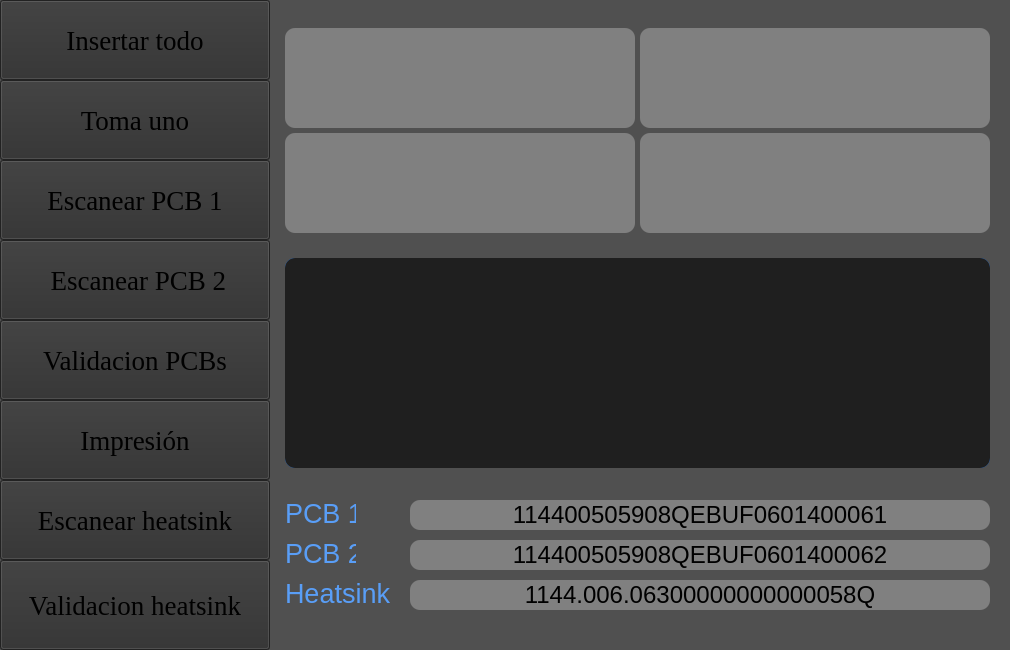
<?xml version="1.0" encoding="UTF-8"?>
<ui version="4.0">
 <class>MainWindow</class>
 <widget class="QMainWindow" name="MainWindow">
  <property name="windowModality">
   <enum>Qt::WindowModality::NonModal</enum>
  </property>
  <property name="enabled">
   <bool>true</bool>
  </property>
  <property name="geometry">
   <rect>
    <x>0</x>
    <y>0</y>
    <width>1010</width>
    <height>650</height>
   </rect>
  </property>
  <property name="font">
   <font>
    <bold>false</bold>
   </font>
  </property>
  <property name="contextMenuPolicy">
   <enum>Qt::ContextMenuPolicy::DefaultContextMenu</enum>
  </property>
  <property name="acceptDrops">
   <bool>false</bool>
  </property>
  <property name="windowTitle">
   <string>Validacion ZKW</string>
  </property>
  <property name="windowIcon">
   <iconset>
    <normaloff>icons/icon.png</normaloff>icons/icon.png</iconset>
  </property>
  <property name="styleSheet">
   <string notr="true">background-color: rgb(80, 80, 80);</string>
  </property>
  <property name="inputMethodHints">
   <set>Qt::InputMethodHint::ImhNone</set>
  </property>
  <property name="unifiedTitleAndToolBarOnMac">
   <bool>false</bool>
  </property>
  <widget class="QWidget" name="centralwidget">
   <widget class="QLabel" name="label_LH1">
    <property name="geometry">
     <rect>
      <x>285</x>
      <y>28</y>
      <width>350</width>
      <height>100</height>
     </rect>
    </property>
    <property name="font">
     <font>
      <pointsize>20</pointsize>
     </font>
    </property>
    <property name="styleSheet">
     <string notr="true">background:gray;color:black;border-color:black;border-radius: 10px;</string>
    </property>
    <property name="frameShape">
     <enum>QFrame::Shape::Box</enum>
    </property>
    <property name="text">
     <string/>
    </property>
    <property name="alignment">
     <set>Qt::AlignmentFlag::AlignCenter</set>
    </property>
   </widget>
   <widget class="QLabel" name="lable_RH1">
    <property name="geometry">
     <rect>
      <x>640</x>
      <y>28</y>
      <width>350</width>
      <height>100</height>
     </rect>
    </property>
    <property name="font">
     <font>
      <pointsize>20</pointsize>
     </font>
    </property>
    <property name="styleSheet">
     <string notr="true">background:gray;color:black;border-color:black;border-radius: 10px;</string>
    </property>
    <property name="frameShape">
     <enum>QFrame::Shape::Box</enum>
    </property>
    <property name="text">
     <string/>
    </property>
    <property name="textFormat">
     <enum>Qt::TextFormat::AutoText</enum>
    </property>
    <property name="alignment">
     <set>Qt::AlignmentFlag::AlignCenter</set>
    </property>
   </widget>
   <widget class="QLabel" name="label_LH2">
    <property name="geometry">
     <rect>
      <x>285</x>
      <y>133</y>
      <width>350</width>
      <height>100</height>
     </rect>
    </property>
    <property name="font">
     <font>
      <pointsize>20</pointsize>
     </font>
    </property>
    <property name="styleSheet">
     <string notr="true">background:gray;color:black;border-color:black;border-radius: 10px;</string>
    </property>
    <property name="frameShape">
     <enum>QFrame::Shape::Box</enum>
    </property>
    <property name="text">
     <string/>
    </property>
    <property name="alignment">
     <set>Qt::AlignmentFlag::AlignCenter</set>
    </property>
   </widget>
   <widget class="QLabel" name="label_RH2">
    <property name="geometry">
     <rect>
      <x>640</x>
      <y>133</y>
      <width>350</width>
      <height>100</height>
     </rect>
    </property>
    <property name="font">
     <font>
      <pointsize>20</pointsize>
     </font>
    </property>
    <property name="styleSheet">
     <string notr="true">background:gray;color:black;border-color:black;border-radius: 10px;</string>
    </property>
    <property name="frameShape">
     <enum>QFrame::Shape::Box</enum>
    </property>
    <property name="text">
     <string/>
    </property>
    <property name="alignment">
     <set>Qt::AlignmentFlag::AlignCenter</set>
    </property>
   </widget>
   <widget class="QLabel" name="msg_tip">
    <property name="geometry">
     <rect>
      <x>285</x>
      <y>258</y>
      <width>705</width>
      <height>210</height>
     </rect>
    </property>
    <property name="font">
     <font>
      <pointsize>20</pointsize>
     </font>
    </property>
    <property name="styleSheet">
     <string notr="true">text-align: center;
border-radius: 10px;
background-color: rgb(45, 135, 255);
color:black;</string>
    </property>
    <property name="text">
     <string/>
    </property>
    <property name="alignment">
     <set>Qt::AlignmentFlag::AlignCenter</set>
    </property>
    <property name="wordWrap">
     <bool>true</bool>
    </property>
   </widget>
   <widget class="QLabel" name="msg_mistake">
    <property name="geometry">
     <rect>
      <x>285</x>
      <y>258</y>
      <width>705</width>
      <height>210</height>
     </rect>
    </property>
    <property name="font">
     <font>
      <pointsize>20</pointsize>
     </font>
    </property>
    <property name="styleSheet">
     <string notr="true">background-color: rgb(31, 31, 31);border-radius:10px;</string>
    </property>
    <property name="text">
     <string/>
    </property>
    <property name="alignment">
     <set>Qt::AlignmentFlag::AlignCenter</set>
    </property>
    <property name="wordWrap">
     <bool>true</bool>
    </property>
   </widget>
   <widget class="QLabel" name="label">
    <property name="geometry">
     <rect>
      <x>285</x>
      <y>498</y>
      <width>71</width>
      <height>31</height>
     </rect>
    </property>
    <property name="font">
     <font>
      <pointsize>20</pointsize>
     </font>
    </property>
    <property name="styleSheet">
     <string notr="true">color: rgb(89, 158, 247);</string>
    </property>
    <property name="text">
     <string>PCB 1</string>
    </property>
   </widget>
   <widget class="QLabel" name="label_2">
    <property name="geometry">
     <rect>
      <x>285</x>
      <y>538</y>
      <width>71</width>
      <height>31</height>
     </rect>
    </property>
    <property name="font">
     <font>
      <pointsize>20</pointsize>
     </font>
    </property>
    <property name="styleSheet">
     <string notr="true">color: rgb(89, 158, 247);</string>
    </property>
    <property name="text">
     <string>PCB 2</string>
    </property>
   </widget>
   <widget class="QLabel" name="label_3">
    <property name="geometry">
     <rect>
      <x>285</x>
      <y>578</y>
      <width>111</width>
      <height>31</height>
     </rect>
    </property>
    <property name="font">
     <font>
      <pointsize>20</pointsize>
     </font>
    </property>
    <property name="styleSheet">
     <string notr="true">color: rgb(89, 158, 247);</string>
    </property>
    <property name="text">
     <string>Heatsink</string>
    </property>
   </widget>
   <widget class="QLabel" name="label_PCB1">
    <property name="geometry">
     <rect>
      <x>410</x>
      <y>500</y>
      <width>580</width>
      <height>30</height>
     </rect>
    </property>
    <property name="font">
     <font>
      <pointsize>18</pointsize>
     </font>
    </property>
    <property name="styleSheet">
     <string notr="true">background:gray;color:black;border-color:black;border-radius: 10px;</string>
    </property>
    <property name="frameShape">
     <enum>QFrame::Shape::Box</enum>
    </property>
    <property name="text">
     <string>114400505908QEBUF0601400061</string>
    </property>
    <property name="alignment">
     <set>Qt::AlignmentFlag::AlignCenter</set>
    </property>
   </widget>
   <widget class="QLabel" name="label_PCB2">
    <property name="geometry">
     <rect>
      <x>410</x>
      <y>540</y>
      <width>580</width>
      <height>30</height>
     </rect>
    </property>
    <property name="font">
     <font>
      <pointsize>18</pointsize>
     </font>
    </property>
    <property name="styleSheet">
     <string notr="true">background:gray;color:black;border-color:black;border-radius: 10px;</string>
    </property>
    <property name="frameShape">
     <enum>QFrame::Shape::Box</enum>
    </property>
    <property name="text">
     <string>114400505908QEBUF0601400062</string>
    </property>
    <property name="alignment">
     <set>Qt::AlignmentFlag::AlignCenter</set>
    </property>
   </widget>
   <widget class="QLabel" name="label_heat">
    <property name="geometry">
     <rect>
      <x>410</x>
      <y>580</y>
      <width>580</width>
      <height>30</height>
     </rect>
    </property>
    <property name="font">
     <font>
      <pointsize>18</pointsize>
     </font>
    </property>
    <property name="styleSheet">
     <string notr="true">background:gray;color:black;border-color:black;border-radius: 10px;</string>
    </property>
    <property name="frameShape">
     <enum>QFrame::Shape::Box</enum>
    </property>
    <property name="text">
     <string>1144.006.06300000000000058Q</string>
    </property>
    <property name="alignment">
     <set>Qt::AlignmentFlag::AlignCenter</set>
    </property>
   </widget>
   <widget class="QToolButton" name="btn_insert">
    <property name="geometry">
     <rect>
      <x>0</x>
      <y>0</y>
      <width>270</width>
      <height>80</height>
     </rect>
    </property>
    <property name="font">
     <font>
      <family>Times New Roman</family>
      <pointsize>20</pointsize>
     </font>
    </property>
    <property name="styleSheet">
     <string notr="true">/* Default (Unchecked) State */
QToolButton {
	background-color: rgb(47, 47, 47);
	color: rgb(0, 0, 0);
}

/* Checked State */
QToolButton:checked {
	background-color: rgb(70, 200, 100);
	color: rgb(0, 0, 0);
}</string>
    </property>
    <property name="text">
     <string>Insertar todo</string>
    </property>
    <property name="iconSize">
     <size>
      <width>32</width>
      <height>32</height>
     </size>
    </property>
    <property name="checkable">
     <bool>true</bool>
    </property>
    <property name="popupMode">
     <enum>QToolButton::ToolButtonPopupMode::DelayedPopup</enum>
    </property>
    <property name="toolButtonStyle">
     <enum>Qt::ToolButtonStyle::ToolButtonTextBesideIcon</enum>
    </property>
   </widget>
   <widget class="QToolButton" name="btn_pick">
    <property name="enabled">
     <bool>true</bool>
    </property>
    <property name="geometry">
     <rect>
      <x>0</x>
      <y>80</y>
      <width>270</width>
      <height>80</height>
     </rect>
    </property>
    <property name="font">
     <font>
      <family>Times New Roman</family>
      <pointsize>20</pointsize>
     </font>
    </property>
    <property name="styleSheet">
     <string notr="true">/* Default (Unchecked) State */
QToolButton {
	background-color: rgb(47, 47, 47);
	color: rgb(0, 0, 0);
}

/* Checked State */
QToolButton:checked {
	background-color: rgb(70, 200, 100);
	color: rgb(0, 0, 0);
}</string>
    </property>
    <property name="text">
     <string>Toma uno</string>
    </property>
    <property name="iconSize">
     <size>
      <width>32</width>
      <height>32</height>
     </size>
    </property>
    <property name="checkable">
     <bool>true</bool>
    </property>
    <property name="toolButtonStyle">
     <enum>Qt::ToolButtonStyle::ToolButtonTextBesideIcon</enum>
    </property>
   </widget>
   <widget class="QToolButton" name="btn_scan_pcb_1">
    <property name="geometry">
     <rect>
      <x>0</x>
      <y>160</y>
      <width>270</width>
      <height>80</height>
     </rect>
    </property>
    <property name="font">
     <font>
      <family>Times New Roman</family>
      <pointsize>20</pointsize>
     </font>
    </property>
    <property name="styleSheet">
     <string notr="true">/* Default (Unchecked) State */
QToolButton {
	background-color: rgb(47, 47, 47);
	color: rgb(0, 0, 0);
}

/* Checked State */
QToolButton:checked {
	background-color: rgb(70, 200, 100);
	color: rgb(0, 0, 0);
}</string>
    </property>
    <property name="text">
     <string>Escanear PCB 1</string>
    </property>
    <property name="iconSize">
     <size>
      <width>32</width>
      <height>32</height>
     </size>
    </property>
    <property name="checkable">
     <bool>true</bool>
    </property>
    <property name="toolButtonStyle">
     <enum>Qt::ToolButtonStyle::ToolButtonTextBesideIcon</enum>
    </property>
   </widget>
   <widget class="QToolButton" name="btn_scan_pcb_2">
    <property name="geometry">
     <rect>
      <x>0</x>
      <y>240</y>
      <width>270</width>
      <height>80</height>
     </rect>
    </property>
    <property name="font">
     <font>
      <family>Times New Roman</family>
      <pointsize>20</pointsize>
     </font>
    </property>
    <property name="styleSheet">
     <string notr="true">/* Default (Unchecked) State */
QToolButton {
	background-color: rgb(47, 47, 47);
	color: rgb(0, 0, 0);
}

/* Checked State */
QToolButton:checked {
	background-color: rgb(70, 200, 100);
	color: rgb(0, 0, 0);
}</string>
    </property>
    <property name="text">
     <string> Escanear PCB 2</string>
    </property>
    <property name="iconSize">
     <size>
      <width>32</width>
      <height>32</height>
     </size>
    </property>
    <property name="checkable">
     <bool>true</bool>
    </property>
    <property name="toolButtonStyle">
     <enum>Qt::ToolButtonStyle::ToolButtonTextBesideIcon</enum>
    </property>
   </widget>
   <widget class="QToolButton" name="btn_print">
    <property name="geometry">
     <rect>
      <x>0</x>
      <y>400</y>
      <width>270</width>
      <height>80</height>
     </rect>
    </property>
    <property name="font">
     <font>
      <family>Times New Roman</family>
      <pointsize>20</pointsize>
     </font>
    </property>
    <property name="styleSheet">
     <string notr="true">/* Default (Unchecked) State */
QToolButton {
	background-color: rgb(47, 47, 47);
	color: rgb(0, 0, 0);
}

/* Checked State */
QToolButton:checked {
	background-color: rgb(70, 200, 100);
	color: rgb(0, 0, 0);
}</string>
    </property>
    <property name="text">
     <string>Impresión</string>
    </property>
    <property name="checkable">
     <bool>true</bool>
    </property>
   </widget>
   <widget class="QToolButton" name="btn_scan_heatsink">
    <property name="enabled">
     <bool>true</bool>
    </property>
    <property name="geometry">
     <rect>
      <x>0</x>
      <y>480</y>
      <width>270</width>
      <height>80</height>
     </rect>
    </property>
    <property name="font">
     <font>
      <family>Times New Roman</family>
      <pointsize>20</pointsize>
     </font>
    </property>
    <property name="styleSheet">
     <string notr="true">/* Default (Unchecked) State */
QToolButton {
	background-color: rgb(47, 47, 47);
	color: rgb(0, 0, 0);
}

/* Checked State */
QToolButton:checked {
	background-color: rgb(70, 200, 100);
	color: rgb(0, 0, 0);
}</string>
    </property>
    <property name="text">
     <string>Escanear heatsink</string>
    </property>
    <property name="checkable">
     <bool>true</bool>
    </property>
   </widget>
   <widget class="QToolButton" name="btn_valid_heatsink">
    <property name="enabled">
     <bool>true</bool>
    </property>
    <property name="geometry">
     <rect>
      <x>0</x>
      <y>560</y>
      <width>270</width>
      <height>90</height>
     </rect>
    </property>
    <property name="font">
     <font>
      <family>Times New Roman</family>
      <pointsize>20</pointsize>
     </font>
    </property>
    <property name="styleSheet">
     <string notr="true">/* Default (Unchecked) State */
QToolButton {
	background-color: rgb(47, 47, 47);
	color: rgb(0, 0, 0);
}

/* Checked State */
QToolButton:checked {
	background-color: rgb(70, 200, 100);
	color: rgb(0, 0, 0);
}</string>
    </property>
    <property name="text">
     <string>Validacion heatsink</string>
    </property>
    <property name="checkable">
     <bool>true</bool>
    </property>
   </widget>
   <widget class="QToolButton" name="btn_valid_pcb">
    <property name="geometry">
     <rect>
      <x>0</x>
      <y>320</y>
      <width>270</width>
      <height>80</height>
     </rect>
    </property>
    <property name="font">
     <font>
      <family>Times New Roman</family>
      <pointsize>20</pointsize>
     </font>
    </property>
    <property name="styleSheet">
     <string notr="true">/* Default (Unchecked) State */
QToolButton {
	background-color: rgb(47, 47, 47);
	color: rgb(0, 0, 0);
}

/* Checked State */
QToolButton:checked {
	background-color: rgb(70, 200, 100);
	color: rgb(0, 0, 0);
}</string>
    </property>
    <property name="text">
     <string>Validacion PCBs</string>
    </property>
   </widget>
  </widget>
 </widget>
 <resources/>
 <connections/>
</ui>
